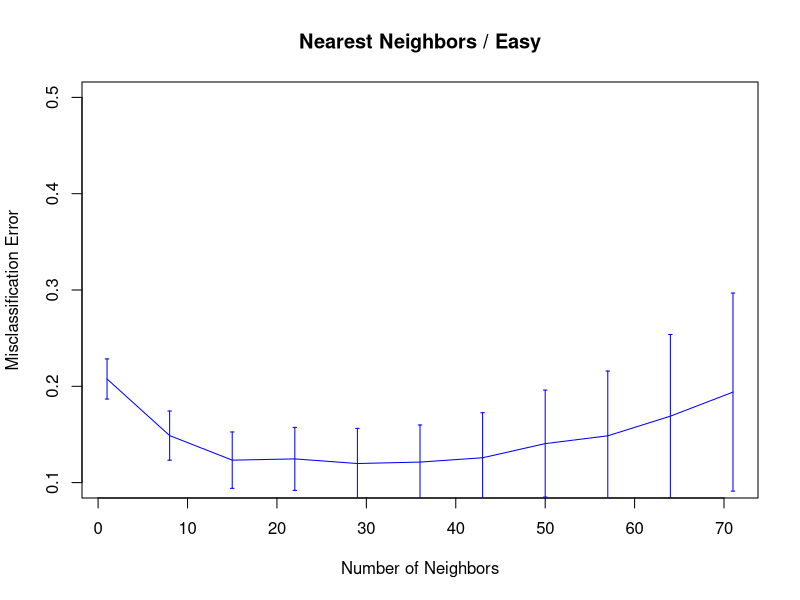
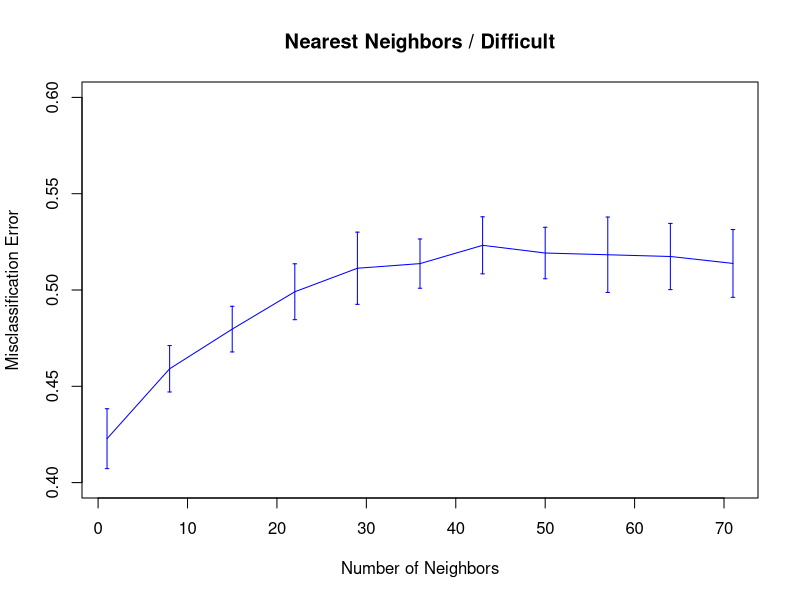
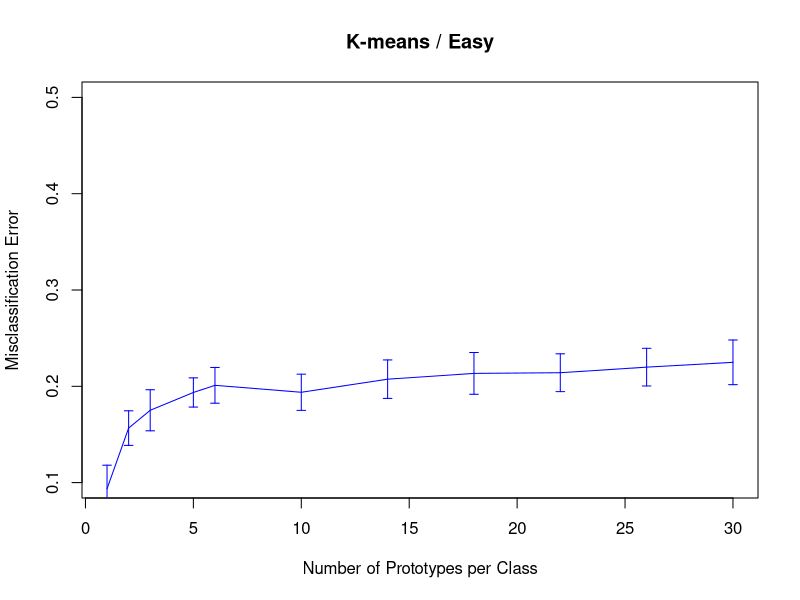
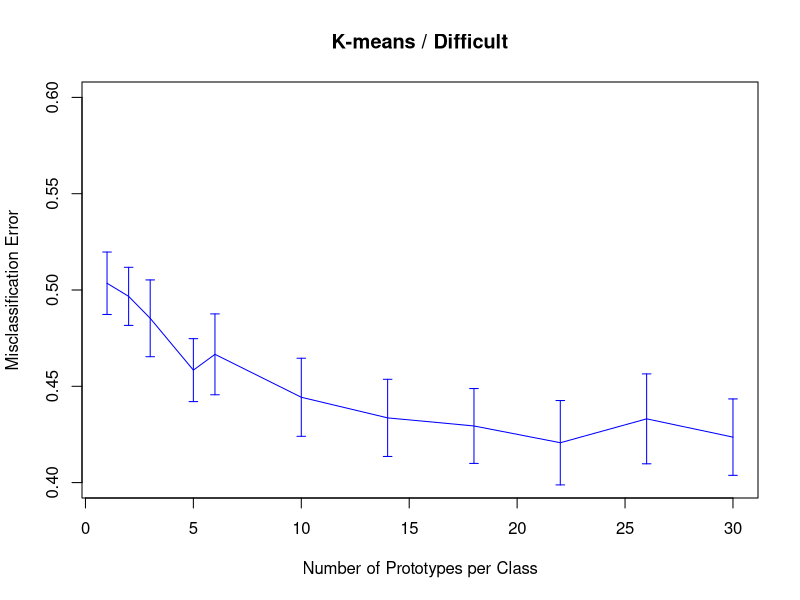

These figures' R source, in order:
## ###################################
## Scripts for simulation of Fig. 13.5
##
## author: weiya <szcfweiya@gmail.com>
## date: 2018-02-04
## ###################################

## generate dataset X
genX <- function(N, p = 10){
  sapply(1:p, function(i) runif(N))
}
## generate dataset Y
genY <- function(X, id = 1){
  if (id == 1){
    apply(X, 1, function(x) ifelse(x[1] < 0.5, 0, 1) )
  }
  else if (id == 2){
    apply(X, 1, function(x) ifelse(prod(x[1:3]-0.5) > 0, 1, 0) )
  }
  else{
    cat("WARNING! Incorrect id for problems.")
  }
}

## set parameters
n.train = 100
n.test = 1000
n.realization = 10

## ######################################
## kNN
## ######################################

library(class)
seq.knn = seq(1, 71, by = 7)
n.knn = length(seq.knn)
err = array(NA, c(n.knn, n.realization))

## knn simulations function
knn.sim <- function(id){
  for (j in 1:n.realization){
    X.train = genX(n.train)
    Y.train = genY(X.train, id)
    X.test = genX(n.test)
    Y.test = genY(X.test, id)
    for (i in 1:n.knn){
      Y.pred = knn(X.train, X.test, factor(Y.train), k = seq.knn[i])
      err[i, j] = sum(Y.pred!=Y.test)/n.test
    }
  }
  return(err)
}

## plot function
myplot <- function(seq.knn, err, main, xlab, ylim){
  ## calculate the mean and std of misclassification error
  err.mean = apply(err, 1, mean)
  err.std = apply(err, 1, sd)

  n.knn = length(seq.knn)
  ## plot
  plot(seq.knn, err.mean,
       main = main,
       ylab = "Misclassification Error",
       xlab = xlab,
       col = "blue", type = "l",
       ylim = ylim)
  for(i in 1:n.knn){
    lines(c(seq.knn[i], seq.knn[i]),
          c(err.mean[i] - err.std[i], err.mean[i] + err.std[i]),
          col = "blue", pch = 3)
    lines(c(seq.knn[i]-0.2, seq.knn[i]+0.2),
          c(err.mean[i] - err.std[i], err.mean[i] - err.std[i]),
          col = "blue", pch = 3)
    lines(c(seq.knn[i]-0.2, seq.knn[i]+0.2),
          c(err.mean[i] + err.std[i], err.mean[i] + err.std[i]),
          col = "blue", pch = 3)
  }
}

## Nearest Neighbors / Easy
png("knn_easy.png")
err = knn.sim(1)
myplot(seq.knn, err, "Nearest Neighbors / Easy", "Number of Neighbors", c(0.1, 0.5))
dev.off()
## Nearest Neighbors / Difficult
png("knn_difficult.png")
err = knn.sim(2)
myplot(seq.knn, err, "Nearest Neighbors / Difficult", "Number of Neighbors", c(0.4, 0.6))
dev.off()

## #########################################
## kmeans
## #########################################
seq.kmeans = c(1, 2, 3, 5, seq(6, 31, by = 4))
n.kmeans = length(seq.kmeans)
err = array(NA, c(n.kmeans, n.realization))

## predict function for k-means
predict.kmeans <- function(cl0, cl1, newpoint){
  center0 = cl0$centers
  center1 = cl1$centers
  res0 = apply(newpoint, 1, function(x) {
    min(apply(center0, 1, function(xx) sum((xx-x)^2)))
  })
  res1 = apply(newpoint, 1, function(x) {
    min(apply(center1, 1, function(xx) sum((xx-x)^2)))
  })
  ifelse(res0 < res1, 0, 1)
}
## simulation function for kmeans
kmeans.sim <- function(id){
  for (j in 1:n.realization){
    X.train = genX(n.train)
    Y.train = genY(X.train, id)
    X.test = genX(n.test)
    Y.test = genY(X.test, id)
    for (i in 1:n.kmeans){
      cl0 = kmeans(X.train[Y.train==0, ], seq.kmeans[i])
      cl1 = kmeans(X.train[Y.train==1, ], seq.kmeans[i])
      Y.pred = predict.kmeans(cl0, cl1, X.test)
      err[i, j] = sum(Y.pred!=Y.test)/n.test
    }
  }
  return(err)
}

## K-means / Easy
png("kmeans_easy.png")
err = kmeans.sim(1)
myplot(seq.kmeans, err, "K-means / Easy", "Number of Prototypes per Class", c(0.1, 0.5))
dev.off()
## K-means / Difficult
png("kmeans_difficult.png")
err = kmeans.sim(2)
myplot(seq.kmeans, err, "K-means / Difficult", "Number of Prototypes per Class", c(0.4, 0.6))
dev.off()
